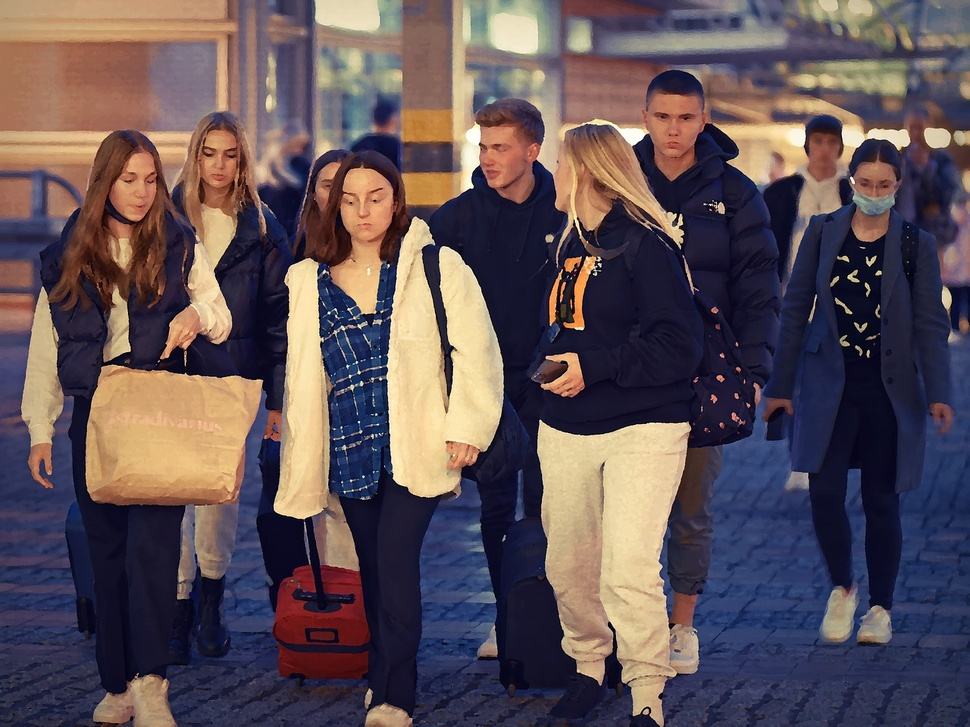
#> input picture Pedestrian Detector/Pedestrian Detector/Image Used/people.jpg, 970 x 727 px, shrunk from 1280 x 960 before the run, found by its file name
$ python 'Pedestrian Detector .py'
#> lines starting #> are read from the running program, lines starting #| are printed output that depends on the picture; after the words box and inside, x2 and y2 are one past the last pixel; in counts of white or black regions, pixels touching at a corner belong together
#!/usr/bin/env python
# coding: utf-8

# In[21]:


import cv2
import numpy as np
import matplotlib.pyplot as plt


# In[22]:


import imutils
from imutils.object_detection import non_max_suppression


# In[62]:


image = cv2.imread(r'C:\Users\DELL\Desktop\python project\open cv2\New folder (16)\people.jpg')
#> image is the input picture: shape (727, 970, 3); mean B, G, R 86.4, 81.4, 95.3
plt.imshow(cv2.cvtColor(image, cv2.COLOR_BGR2RGB))
plt.title('Orginal Image')
plt.show()


# # HOG Descriptor :

# The Histogram of Oriented Gradients (HOG) is a feature descriptor used primarily for object detection in computer vision tasks. It's particularly effective at detecting objects in images based on their shapes and edge orientations. The HOG descriptor has been widely used in pedestrian detection, but it can also be applied to other object detection tasks.

# In[90]:


hog = cv2.HOGDescriptor()
hog.setSVMDetector(cv2.HOGDescriptor_getDefaultPeopleDetector())
(r, w) = hog.detectMultiScale(image, winStride = (8, 8),
                              padding = (8, 8),
                              scale = 1.01)
#> r = [[1, 350, 78, 156], [42, 464, 72, 144], [883, 51, 68, 136], [538, 197, 78, 156], [631, 486, 104, 208], [157, 477, 103, 206], [164, 82, 110, 219]]; w = [1.35, 0.528, 0.525, 0.55, 0.634, 0.504, 0.295]


# In[91]:


rect = np.array([[x, y, x+w, y+h] for (x, y, w, h) in r])
#> rect = [[1, 350, 79, 506], [42, 464, 114, 608], [883, 51, 951, 187], [538, 197, 616, 353], [631, 486, 735, 694], [157, 477, 260, 683], [164, 82, 274, 301]]


# In[92]:


rect_NMS = non_max_suppression(rect,
                               probs = None,
                               overlapThresh = 0.6)
#> rect_NMS = [[631, 486, 735, 694], [157, 477, 260, 683], [42, 464, 114, 608], [1, 350, 79, 506], [538, 197, 616, 353], [164, 82, 274, 301], [883, 51, 951, 187]]


# In[93]:


for (x1, y1, x2, y2) in rect_NMS:
    cv2.rectangle(image, (x1, y1), (x2, y2), (0 ,255, 0), 2)
#> this loop made 7 passes
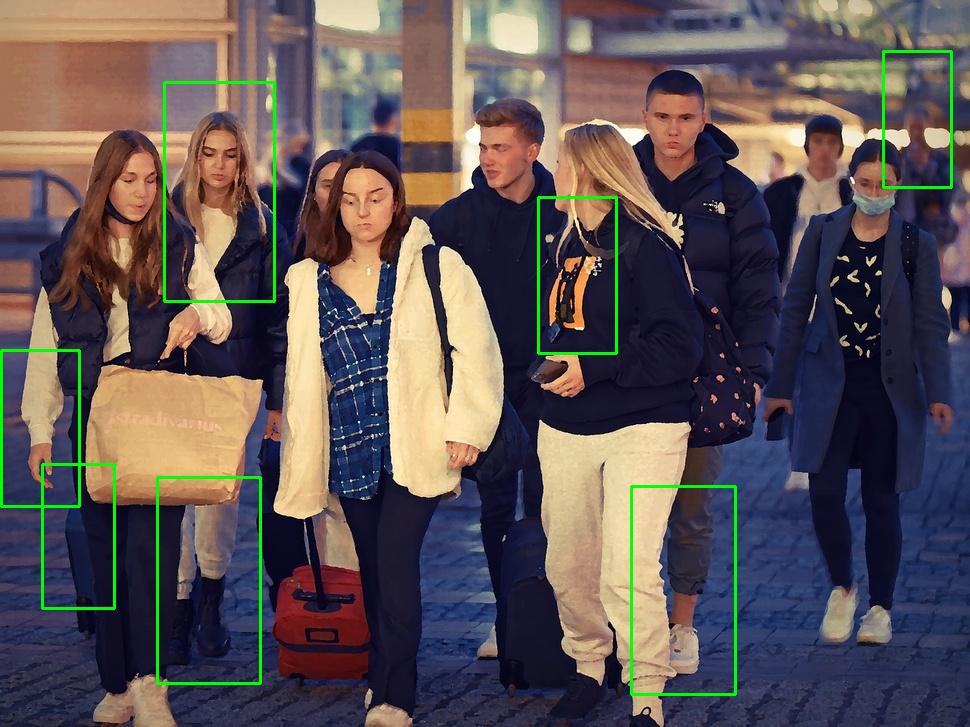
#> image: shape (727, 970, 3); 1.56% of pixels changed, all inside (x1, y1, x2, y2) = (0, 50, 953, 696)


# In[97]:


plt.imshow(image)


# In[ ]:
